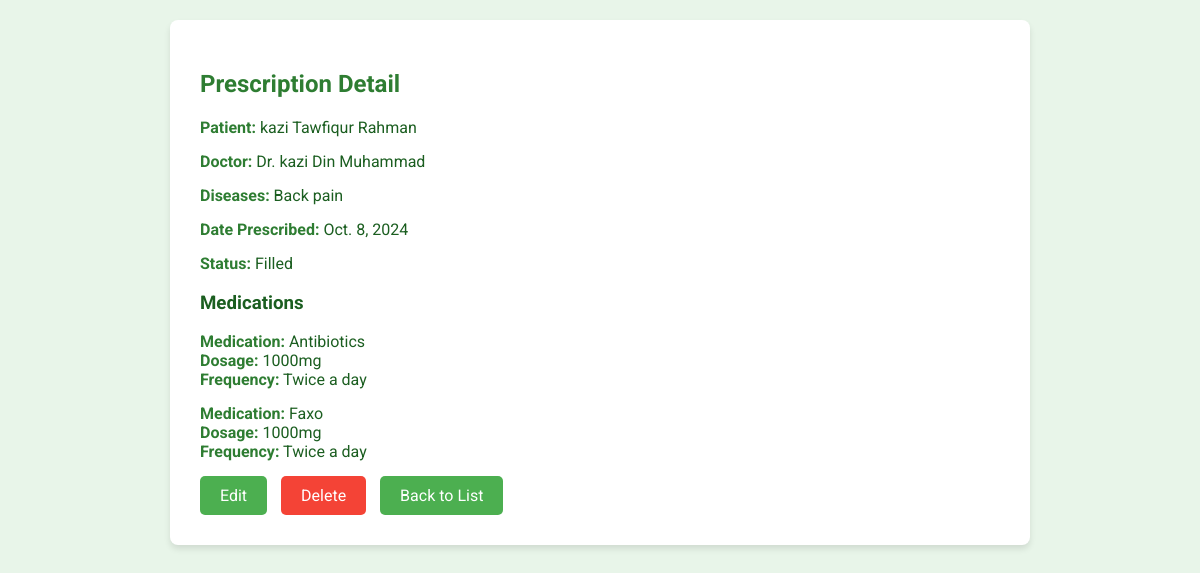
Page /prescriptions/1/ on the committed database.
### hospital/models.py (models this page shows, shortened)
class Prescription(models.Model):
    patient = models.ForeignKey('Patient', on_delete=models.CASCADE)
    doctor = models.ForeignKey('Doctor', on_delete=models.CASCADE)
    diseases = models.TextField(blank=True)
    date_prescribed = models.DateField(auto_now_add=True)
    is_filled = models.BooleanField(default=False)

class Patient(models.Model):
    PATIENT_TYPES = [
        ('indoor', 'Indoor'),
        ('outdoor', 'Outdoor'),
    ]
    name = models.CharField(max_length=200, null=True, blank=True)
    date_of_birth = models.DateField(null=True, blank=True)
    gender = models.CharField(max_length=10, null=True, blank=True,
                    choices=[('M', 'Male'), ('F', 'Female'), ('O', 'Other')])
    phone_number = models.CharField(max_length=15, null=True, blank=True)
    email = models.EmailField(null=True, blank=True)
    address = models.TextField(null=True, blank=True)
    photo = models.ImageField(upload_to='patient_photos/', null=True, blank=True)
    patient_type = models.CharField(max_length=7,
                                    choices=PATIENT_TYPES, default='outdoor')
    is_admitted = models.BooleanField(default=False)
    admission_date = models.DateTimeField(null=True, blank=True)
    discharge_date = models.DateTimeField(null=True, blank=True)
    bed = models.OneToOneField(Bed, on_delete=models.SET_NULL,
                               null=True, blank=True, related_name='current_patient')
    def __str__(self):
        return self.name

class Doctor(models.Model):
    name = models.CharField(max_length=200)
    specialization = models.CharField(max_length=100, null=True, blank=True)
    phone_number = models.CharField(max_length=15, null=True, blank=True)
    photo = models.ImageField(upload_to='doctor_photos/', null=True, blank=True)
    def __str__(self):
        return f"Dr. {self.name}"

class PrescriptionItem(models.Model):
    prescription = models.ForeignKey(Prescription, related_name='items',
                                     on_delete=models.CASCADE)
    medication = models.ForeignKey('Medication', on_delete=models.CASCADE)
    dosage = models.CharField(max_length=100)
    frequency = models.CharField(max_length=100)

class Medication(models.Model):
    name = models.CharField(max_length=100)
    company = models.CharField(max_length=100, default='Unknown')  # Add default value
    action = models.TextField(blank=True)
    description = models.TextField(blank=True)
    price = models.DecimalField(max_digits=10, decimal_places=2, validators=[MinValueValidator(0)])
    stock = models.PositiveIntegerField(default=0)
    def __str__(self):
        return self.name

### hospital/views.py (the view)
# urls.py: path('prescriptions/<int:pk>/', views.PrescriptionDetailView.as_view(),
class PrescriptionDetailView(DetailView):
    model = Prescription
    template_name = 'hospital/prescription_detail.html'
    context_object_name = 'prescription'

### hospital/templates/hospital/prescription_detail.html (shortened to what this page needs)
<!DOCTYPE html>
<html lang="en">
<head>
</head>
<body>
    <div class="container">
        <h2>Prescription Detail</h2>
        <div class="detail-item">
            <span class="detail-label">Patient:</span> {{ prescription.patient }}
        </div>
        <div class="detail-item">
            <span class="detail-label">Doctor:</span> {{ prescription.doctor }}
        </div>
        <div class="detail-item">
            <span class="detail-label">Diseases:</span> {{ prescription.diseases }}
        </div>
        <div class="detail-item">
            <span class="detail-label">Date Prescribed:</span> {{ prescription.date_prescribed }}
        </div>
        <div class="detail-item">
            <span class="detail-label">Status:</span> {% if prescription.is_filled %}Filled{% else %}Not Filled{% endif %}
        </div>
        <h3>Medications</h3>
        {% for item in prescription.items.all %}
        <div class="detail-item">
            <span class="detail-label">Medication:</span> {{ item.medication }}
            <br>
            <span class="detail-label">Dosage:</span> {{ item.dosage }}
            <br>
            <span class="detail-label">Frequency:</span> {{ item.frequency }}
        </div>
        {% endfor %}
        <div>
            <a href="{% url 'prescription_update' prescription.pk %}" class="btn">Edit</a>
            <a href="{% url 'prescription_delete' prescription.pk %}" class="btn btn-danger">Delete</a>
            <a href="{% url 'prescription_list' %}" class="btn">Back to List</a>
        </div>
    </div>
</body>
</html>

### hospital/templates/hospital/prescription_detail.html (style rules this page uses)
body { font-family: 'Roboto', sans-serif; background-color: #e8f5e9; margin: 0; padding: 20px; color: #1b5e20; }
.container { max-width: 800px; margin: 0 auto; background-color: #ffffff; padding: 30px; border-radius: 8px; box-shadow: 0 4px 6px rgba(0, 0, 0, 0.1); }
h2 { color: #2e7d32; margin-bottom: 20px; }
.detail-item { margin-bottom: 15px; }
.detail-label { font-weight: bold; color: #2e7d32; }
.btn { display: inline-block; padding: 10px 20px; background-color: #4caf50; color: #ffffff; text-decoration: none; border-radius: 5px; transition: background-color 0.3s ease; margin-right: 10px; }
.btn-danger { background-color: #f44336; }

### rows in the picture
Prescription: patient "kazi Tawfiqur Rahman", doctor "Dr. kazi Din Muhammad", diseases "Back pain", date_prescribed "Oct. 8, 2024"
PrescriptionItem: medication "Antibiotics", dosage "1000mg", frequency "Twice a day"
PrescriptionItem: medication "Faxo", dosage "1000mg", frequency "Twice a day"
